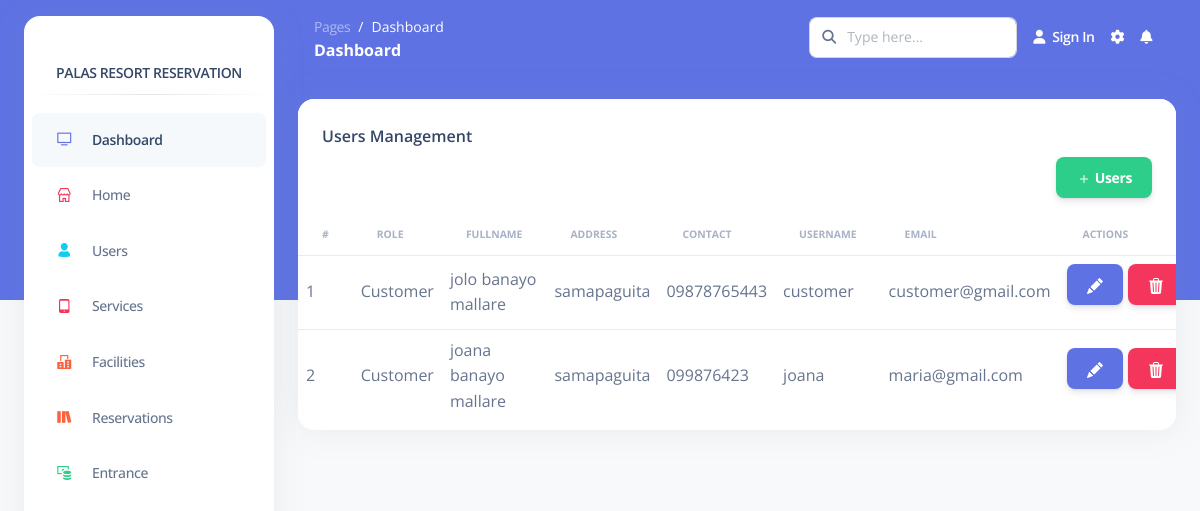
Before: /Pages/admin/userManagement.php with the older database file.
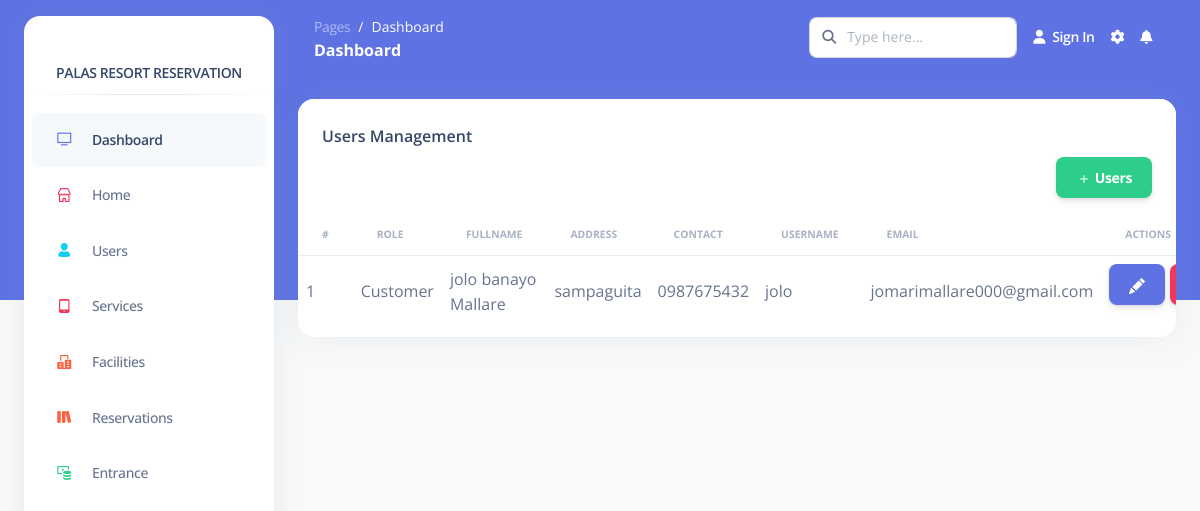
After: the same page with the newer database file.
### tables this page shows
CREATE TABLE `users` (
  `id` bigint(20) UNSIGNED NOT NULL,
  `permission_id` bigint(20) UNSIGNED NOT NULL DEFAULT 2,
  `fname` varchar(255) NOT NULL,
  `mname` varchar(255) NOT NULL,
  `lname` varchar(255) NOT NULL,
  `address` varchar(255) NOT NULL,
  `contact_num` varchar(255) NOT NULL,
  `email` varchar(255) NOT NULL,
  `verification_code` text NOT NULL,
  `email_verified_at` datetime DEFAULT NULL,
  `username` varchar(255) NOT NULL,
  `password` varchar(255) NOT NULL
);

CREATE TABLE `permissions` (
  `permissions_id` bigint(20) UNSIGNED NOT NULL,
  `permission_name` varchar(255) NOT NULL
);

### Functions/InnovatechAPIFunctions.php (called while the page is built, shortened)
<?php
    class InnovatechAPIFunctions{
        private $servername='localhost';
        private $username='root';
        private $password='';
        private $dbname='palasresort';
        private $mysqli='';
        public function __construct(){
            $this->mysqli = new mysqli($this->servername,$this->username,$this->password,$this->dbname);
        }
        public function selectleftjoin($table,$table1,$attributename1,$attributename,$where){
            $sql = "SELECT * FROM $table LEFT JOIN $table1 ON $table1.$attributename1=$table.$attributename WHERE $where";
            $this->sql = $result = $this->mysqli->query($sql);
        }
    }
?>

### Pages/admin/userManagement.php (the view, shortened to what this page needs)
<?php include('page/head.php'); ?>
<?php include('page/sidebar.php'); ?>
<main class="main-content position-relative border-radius-lg ">
      <?php include('page/navigationbar.php'); ?>
        <div class="container-fluid py-4">
        <div class="col-12">
          <div class="card mb-4">
            <div class="card-header pb-0">
              <h6>Users Management</h6>
              <button type="button" style="float:right;" class="btn btn-success" data-bs-toggle="modal" data-bs-target="#exampleModal">
                  <svg xmlns="http://www.w3.org/2000/svg" width="16" height="16" fill="currentColor" class="bi bi-plus" viewBox="0 0 16 16">
                    <path d="M8 4a.5.5 0 0 1 .5.5v3h3a.5.5 0 0 1 0 1h-3v3a.5.5 0 0 1-1 0v-3h-3a.5.5 0 0 1 0-1h3v-3A.5.5 0 0 1 8 4z"/>
                  </svg> Users
              </button>
            </div>
          <div class="card-body px-0 pt-0 pb-2">
            <div class="table-responsive p-0">
              <table class="table align-items-center mb-0">
              <thead>
                <tr>
                  <th class="text-uppercase text-secondary text-xxs font-weight-bolder opacity-7">#</th>
                  <th class="text-uppercase text-secondary text-xxs font-weight-bolder opacity-7">Role</th>
                  <th class="text-uppercase text-secondary text-xxs font-weight-bolder opacity-7">Fullname</th>
                  <th class="text-uppercase text-secondary text-xxs font-weight-bolder opacity-7">Address</th>
                  <th class="text-uppercase text-secondary text-xxs font-weight-bolder opacity-7">Contact</th>
                  <th class="text-uppercase text-secondary text-xxs font-weight-bolder opacity-7">Username</th>
                  <th class="text-uppercase text-secondary text-xxs font-weight-bolder opacity-7">Email</th>
                  <th class="text-uppercase text-secondary text-xxs font-weight-bolder opacity-7">Actions</th>
                </tr>
              </thead>
              <tbody>
              <?php
                  include('../../Functions/InnovatechAPIFunctions.php');
                  $newAPIFunctions = new InnovatechAPIFunctions();
                  $newAPIFunctions->selectleftjoin("users","permissions","permissions_id","permission_id","permission_id!=1");
                  $userLists = $newAPIFunctions->sql;
                  $index = 1;
                  while ($data = mysqli_fetch_assoc($userLists)){
              ?>
              <tr>
                <td><?php echo $index; ?></td>
                <td class="text-wrap"><?php echo $data["permission_name"]; ?></td>
                <td class="text-wrap"><?php echo $data["fname"] ." ". $data["mname"] ." ". $data["lname"]; ?></td>
                <td class="text-wrap"><?php echo $data["address"]; ?></td>
                <td class="text-wrap"><?php echo $data["contact_num"]; ?></td>
                <td class="text-wrap"><?php echo $data["username"]; ?></td>
                <td class="text-wrap"><?php echo $data["email"]; ?></td>
                <td><button style="margin-right:5px;" type="button" class="btn btn-primary" id="edit" data-id="<?php echo $data['id']; ?>">
                            </button><button type="button" class="btn btn-danger" data-id="<?php echo $data['id']; ?>" id="delete"></button></td>
              </tr>
              <?php $index++; } ?>
              </tbody>
              </table>
                </div>
              </div>
            </div>
          </div>
        </div>
</main>
<?php include('page/scripts.php'); ?>

Changed rows visible on the page:
removed users: permission.permission_name "Customer", fname "jolo", mname "banayo", lname "mallare", address "samapaguita", contact_num "09878765443", username "customer", email "customer@gmail.com"
removed users: permission.permission_name "Customer", fname "joana", mname "banayo", lname "mallare", address "samapaguita", contact_num "099876423", username "joana", email "maria@gmail.com"
added users: permission.permission_name "Customer", fname "jolo", mname "banayo", lname "Mallare", address "sampaguita", contact_num "0987675432", username "jolo", email "jomarimallare000@gmail.com"
